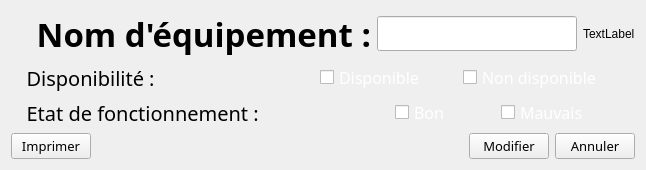
        <widget class="QWidget" name="Afficher_equi">
         <layout class="QHBoxLayout" name="horizontalLayout_60">
          <item>
           <layout class="QGridLayout" name="gridLayout_9">
            <item row="5" column="0">
             <layout class="QHBoxLayout" name="horizontalLayout_56">
              <item>
               <widget class="QLabel" name="label_44">
                <property name="font">
                 <font>
                  <family>Quicksand SemiBold</family>
                  <pointsize>15</pointsize>
                 </font>
                </property>
                <property name="text">
                 <string>   Etat de fonctionnement : </string>
                </property>
               </widget>
              </item>
              <item alignment="Qt::AlignRight|Qt::AlignVCenter">
               <widget class="QCheckBox" name="bon">
                <property name="minimumSize">
                 <size>
                  <width>0</width>
                  <height>25</height>
                 </size>
                </property>
                <property name="font">
                 <font>
                  <family>Quicksand SemiBold</family>
                  <pointsize>12</pointsize>
                 </font>
                </property>
                <property name="styleSheet">
                 <string notr="true">color: rgb(255, 255, 255)
</string>
                </property>
                <property name="text">
                 <string>Bon</string>
                </property>
                <property name="checkable">
                 <bool>true</bool>
                </property>
               </widget>
              </item>
              <item alignment="Qt::AlignHCenter|Qt::AlignVCenter">
               <widget class="QCheckBox" name="mauvais">
                <property name="minimumSize">
                 <size>
                  <width>0</width>
                  <height>25</height>
                 </size>
                </property>
                <property name="font">
                 <font>
                  <family>Quicksand SemiBold</family>
                  <pointsize>12</pointsize>
                 </font>
                </property>
                <property name="styleSheet">
                 <string notr="true">color: rgb(255, 255, 255)
</string>
                </property>
                <property name="text">
                 <string>Mauvais</string>
                </property>
                <property name="checkable">
                 <bool>true</bool>
                </property>
               </widget>
              </item>
             </layout>
            </item>
            <item row="0" column="0">
             <layout class="QHBoxLayout" name="horizontalLayout_57">
              <item>
               <widget class="QLabel" name="label_45">
                <property name="font">
                 <font>
                  <family>Quicksand SemiBold</family>
                  <pointsize>25</pointsize>
                  <weight>75</weight>
                  <bold>true</bold>
                 </font>
                </property>
                <property name="text">
                 <string>   Nom d'équipement :</string>
                </property>
               </widget>
              </item>
              <item alignment="Qt::AlignHCenter">
               <widget class="QLineEdit" name="lineEdit_nomEqui">
                <property name="minimumSize">
                 <size>
                  <width>200</width>
                  <height>25</height>
                 </size>
                </property>
                <property name="font">
                 <font>
                  <family>Quicksand SemiBold</family>
                  <pointsize>14</pointsize>
                 </font>
                </property>
                <property name="readOnly">
                 <bool>false</bool>
                </property>
               </widget>
              </item>
              <item alignment="Qt::AlignHCenter|Qt::AlignVCenter">
               <widget class="QLabel" name="icon_equi_2">
                <property name="text">
                 <string>TextLabel</string>
                </property>
               </widget>
              </item>
             </layout>
            </item>
            <item row="3" column="0">
             <layout class="QHBoxLayout" name="horizontalLayout_58">
              <item>
               <widget class="QLabel" name="label_46">
                <property name="font">
                 <font>
                  <family>Quicksand SemiBold</family>
                  <pointsize>15</pointsize>
                 </font>
                </property>
                <property name="text">
                 <string>   Disponibilité :</string>
                </property>
               </widget>
              </item>
              <item alignment="Qt::AlignRight">
               <widget class="QCheckBox" name="dispo">
                <property name="minimumSize">
                 <size>
                  <width>0</width>
                  <height>25</height>
                 </size>
                </property>
                <property name="font">
                 <font>
                  <family>Quicksand SemiBold</family>
                  <pointsize>12</pointsize>
                 </font>
                </property>
                <property name="styleSheet">
                 <string notr="true">color: rgb(255, 255, 255)
</string>
                </property>
                <property name="text">
                 <string>Disponible</string>
                </property>
                <property name="checkable">
                 <bool>true</bool>
                </property>
               </widget>
              </item>
              <item alignment="Qt::AlignHCenter">
               <widget class="QCheckBox" name="non_dispo">
                <property name="minimumSize">
                 <size>
                  <width>0</width>
                  <height>25</height>
                 </size>
                </property>
                <property name="font">
                 <font>
                  <family>Quicksand SemiBold</family>
                  <pointsize>12</pointsize>
                  <weight>50</weight>
                  <bold>false</bold>
                 </font>
                </property>
                <property name="styleSheet">
                 <string notr="true">color: rgb(255, 255, 255)
</string>
                </property>
                <property name="text">
                 <string>Non disponible</string>
                </property>
                <property name="checkable">
                 <bool>true</bool>
                </property>
               </widget>
              </item>
             </layout>
            </item>
            <item row="6" column="0">
             <layout class="QHBoxLayout" name="horizontalLayout_59">
              <item>
               <widget class="QPushButton" name="imprimer">
                <property name="font">
                 <font>
                  <family>Quicksand SemiBold</family>
                  <pointsize>10</pointsize>
                 </font>
                </property>
                <property name="cursor">
                 <cursorShape>PointingHandCursor</cursorShape>
                </property>
                <property name="text">
                 <string>Imprimer</string>
                </property>
                <property name="icon">
                 <iconset resource="pics.qrc">
                  <normaloff>:/pics/pics/printEQ.png</normaloff>:/pics/pics/printEQ.png</iconset>
                </property>
                <property name="iconSize">
                 <size>
                  <width>25</width>
                  <height>25</height>
                 </size>
                </property>
               </widget>
              </item>
              <item>
               <spacer name="horizontalSpacer_39">
                <property name="orientation">
                 <enum>Qt::Horizontal</enum>
                </property>
                <property name="sizeHint" stdset="0">
                 <size>
                  <width>40</width>
                  <height>20</height>
                 </size>
                </property>
               </spacer>
              </item>
              <item>
               <widget class="QPushButton" name="ModifierEquipement">
                <property name="font">
                 <font>
                  <family>Quicksand SemiBold</family>
                  <pointsize>10</pointsize>
                 </font>
                </property>
                <property name="cursor">
                 <cursorShape>PointingHandCursor</cursorShape>
                </property>
                <property name="text">
                 <string>Modifier</string>
                </property>
               </widget>
              </item>
              <item>
               <widget class="QPushButton" name="pushButton_anuuler">
                <property name="font">
                 <font>
                  <family>Quicksand SemiBold</family>
                  <pointsize>10</pointsize>
                 </font>
                </property>
                <property name="cursor">
                 <cursorShape>PointingHandCursor</cursorShape>
                </property>
                <property name="text">
                 <string>Annuler</string>
                </property>
               </widget>
              </item>
             </layout>
            </item>
           </layout>
          </item>
         </layout>
        </widget>
